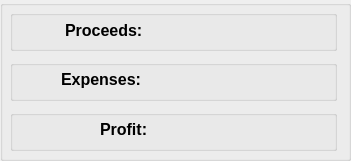
  <widget class="QGroupBox" name="statBox">
   <property name="geometry">
    <rect>
     <x>1530</x>
     <y>20</y>
     <width>351</width>
     <height>161</height>
    </rect>
   </property>
   <property name="title">
    <string/>
   </property>
   <widget class="QGroupBox" name="groupBox">
    <property name="geometry">
     <rect>
      <x>10</x>
      <y>10</y>
      <width>327</width>
      <height>41</height>
     </rect>
    </property>
    <property name="title">
     <string/>
    </property>
    <widget class="QPushButton" name="pushButton_3">
     <property name="geometry">
      <rect>
       <x>-4</x>
       <y>-5</y>
       <width>61</width>
       <height>51</height>
      </rect>
     </property>
     <property name="styleSheet">
      <string notr="true">background-color: transparent;
color: rgb(0, 0, 0);
 border: 0px solid #000000;
</string>
     </property>
     <property name="text">
      <string/>
     </property>
     <property name="icon">
      <iconset resource="../resources.qrc">
       <normaloff>:/images/images/loot (2).png</normaloff>:/images/images/loot (2).png</iconset>
     </property>
     <property name="iconSize">
      <size>
       <width>44</width>
       <height>50</height>
      </size>
     </property>
    </widget>
    <widget class="QLabel" name="Loot_label">
     <property name="geometry">
      <rect>
       <x>156</x>
       <y>0</y>
       <width>171</width>
       <height>41</height>
      </rect>
     </property>
     <property name="font">
      <font>
       <pointsize>20</pointsize>
       <weight>50</weight>
       <bold>false</bold>
      </font>
     </property>
     <property name="styleSheet">
      <string notr="true">color: rgb(0, 0, 255);</string>
     </property>
     <property name="text">
      <string/>
     </property>
    </widget>
    <widget class="QLabel" name="label_13">
     <property name="geometry">
      <rect>
       <x>55</x>
       <y>5</y>
       <width>131</width>
       <height>31</height>
      </rect>
     </property>
     <property name="font">
      <font>
       <pointsize>12</pointsize>
       <weight>75</weight>
       <bold>true</bold>
      </font>
     </property>
     <property name="styleSheet">
      <string notr="true">background-color: transparent;
color: rgb(0, 0, 0);
 border: 0px solid #000000;
</string>
     </property>
     <property name="text">
      <string>Proceeds:</string>
     </property>
    </widget>
   </widget>
   <widget class="QGroupBox" name="groupBox_3">
    <property name="geometry">
     <rect>
      <x>10</x>
      <y>110</y>
      <width>327</width>
      <height>41</height>
     </rect>
    </property>
    <property name="title">
     <string/>
    </property>
    <widget class="QPushButton" name="pushButton_5">
     <property name="geometry">
      <rect>
       <x>0</x>
       <y>-4</y>
       <width>61</width>
       <height>48</height>
      </rect>
     </property>
     <property name="styleSheet">
      <string notr="true">background-color: transparent;
color: rgb(0, 0, 0);
 border: 0px solid #000000;
</string>
     </property>
     <property name="text">
      <string/>
     </property>
     <property name="icon">
      <iconset resource="../resources.qrc">
       <normaloff>:/images/images/money (2).png</normaloff>:/images/images/money (2).png</iconset>
     </property>
     <property name="iconSize">
      <size>
       <width>41</width>
       <height>50</height>
      </size>
     </property>
    </widget>
    <widget class="QLabel" name="Profit_label">
     <property name="geometry">
      <rect>
       <x>156</x>
       <y>0</y>
       <width>171</width>
       <height>41</height>
      </rect>
     </property>
     <property name="font">
      <font>
       <pointsize>20</pointsize>
       <weight>50</weight>
       <bold>false</bold>
      </font>
     </property>
     <property name="styleSheet">
      <string notr="true">color: rgb(0, 170, 0);</string>
     </property>
     <property name="text">
      <string/>
     </property>
    </widget>
    <widget class="QLabel" name="label_15">
     <property name="geometry">
      <rect>
       <x>90</x>
       <y>4</y>
       <width>131</width>
       <height>31</height>
      </rect>
     </property>
     <property name="font">
      <font>
       <pointsize>12</pointsize>
       <weight>75</weight>
       <bold>true</bold>
      </font>
     </property>
     <property name="styleSheet">
      <string notr="true">background-color: transparent;
color: rgb(0, 0, 0);
 border: 0px solid #000000;
</string>
     </property>
     <property name="text">
      <string>Profit:</string>
     </property>
    </widget>
   </widget>
   <widget class="QGroupBox" name="groupBox_2">
    <property name="geometry">
     <rect>
      <x>10</x>
      <y>60</y>
      <width>327</width>
      <height>41</height>
     </rect>
    </property>
    <property name="title">
     <string/>
    </property>
    <widget class="QPushButton" name="pushButton_4">
     <property name="geometry">
      <rect>
       <x>-5</x>
       <y>-5</y>
       <width>61</width>
       <height>51</height>
      </rect>
     </property>
     <property name="styleSheet">
      <string notr="true">background-color: transparent;
color: rgb(0, 0, 0);
 border: 0px solid #000000;
</string>
     </property>
     <property name="text">
      <string/>
     </property>
     <property name="icon">
      <iconset resource="../resources.qrc">
       <normaloff>:/images/images/lighting.png</normaloff>:/images/images/lighting.png</iconset>
     </property>
     <property name="iconSize">
      <size>
       <width>31</width>
       <height>50</height>
      </size>
     </property>
    </widget>
    <widget class="QLabel" name="Cost_label">
     <property name="geometry">
      <rect>
       <x>156</x>
       <y>0</y>
       <width>171</width>
       <height>41</height>
      </rect>
     </property>
     <property name="font">
      <font>
       <pointsize>20</pointsize>
       <weight>50</weight>
       <bold>false</bold>
      </font>
     </property>
     <property name="styleSheet">
      <string notr="true">
color: rgb(255, 0, 0);</string>
     </property>
     <property name="text">
      <string/>
     </property>
    </widget>
    <widget class="QLabel" name="label_14">
     <property name="geometry">
      <rect>
       <x>51</x>
       <y>4</y>
       <width>131</width>
       <height>31</height>
      </rect>
     </property>
     <property name="font">
      <font>
       <pointsize>12</pointsize>
       <weight>75</weight>
       <bold>true</bold>
      </font>
     </property>
     <property name="styleSheet">
      <string notr="true">background-color: transparent;
color: rgb(0, 0, 0);
 border: 0px solid #000000;
</string>
     </property>
     <property name="text">
      <string>Expenses:</string>
     </property>
    </widget>
   </widget>
  </widget>
